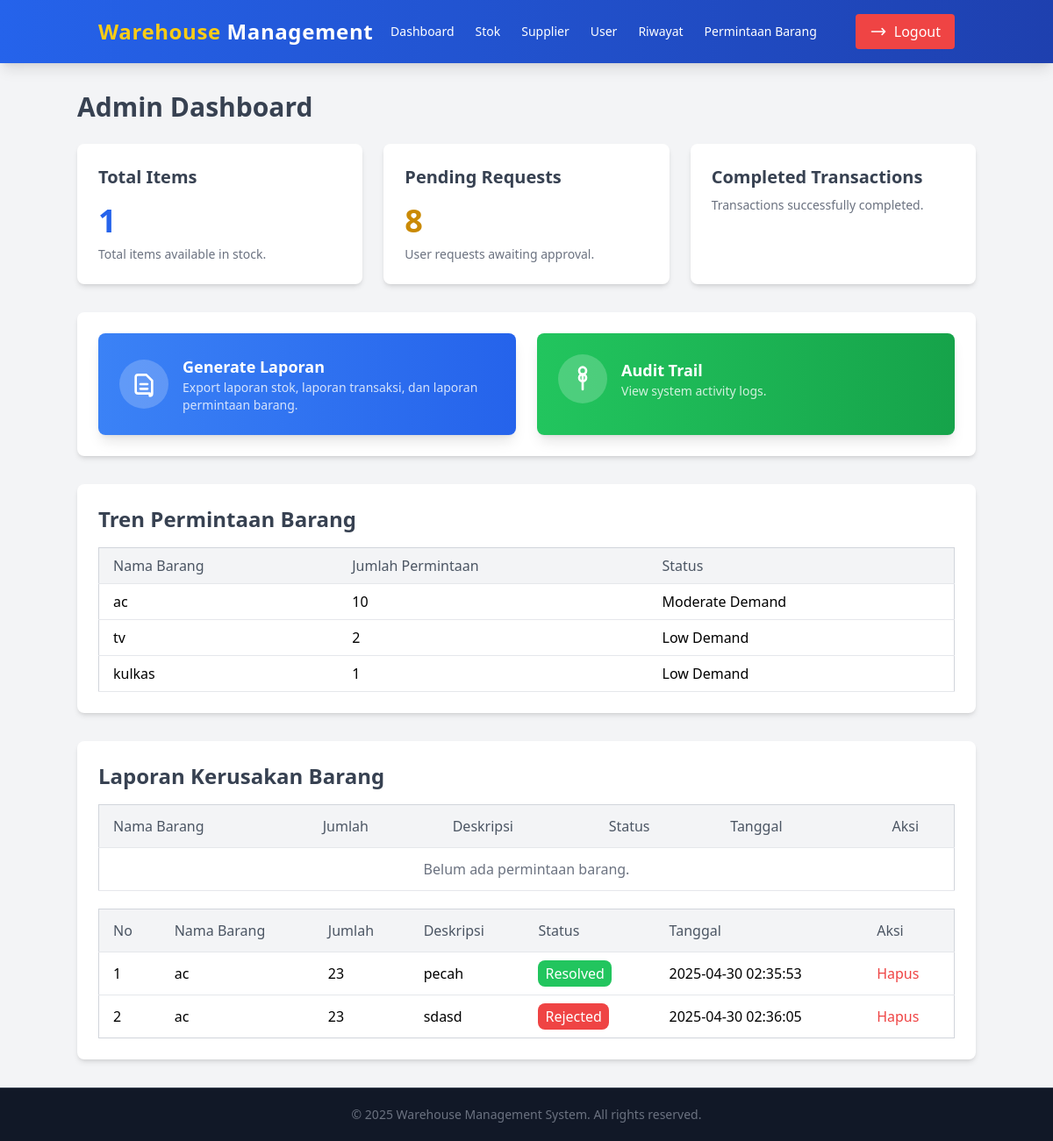
The page /admin_dashboard.php on the database its author committed.
### tables this page shows
CREATE TABLE `barang_rusak` (
  `id_barang_rsk` int(15) NOT NULL,
  `nama_barang` varchar(255) NOT NULL,
  `jumlah` int(11) NOT NULL,
  `deskripsi` text NOT NULL,
  `status` enum('Pending','Resolved','Rejected','') NOT NULL,
  `tanggal` timestamp NOT NULL DEFAULT current_timestamp() ON UPDATE current_timestamp()
);

### admin_dashboard.php (the view, shortened to what this page needs)
<?php
include('koneksi.php');
$queryTotalItems = "SELECT COUNT(*) AS total_items FROM stok_barang";
$resultTotalItems = $conn->query($queryTotalItems);
$totalItems = $resultTotalItems->fetch_assoc()['total_items'] ?? 0;
$queryPendingRequests = "SELECT COUNT(*) AS pending_requests FROM request WHERE status = 'Pending'";
$resultPendingRequests = $conn->query($queryPendingRequests);
$pendingRequests = $resultPendingRequests->fetch_assoc()['pending_requests'] ?? 0;
$sqlTrends = "SELECT nama_barang, COUNT(*) AS jumlah_permintaan,
              CASE
                  WHEN COUNT(*) > 30 THEN 'High Demand'
                  WHEN COUNT(*) BETWEEN 10 AND 20 THEN 'Moderate Demand'
                  ELSE 'Low Demand'
              END AS status
              FROM request
              GROUP BY nama_barang
              ORDER BY jumlah_permintaan DESC";
$resultTrends = $conn->query($sqlTrends);
?>
<!DOCTYPE html>
<html lang="en">
<head>
    <script src="https://cdn.tailwindcss.com"></script>
</head>
<body class="bg-gray-100 font-sans leading-normal tracking-normal">
        <nav class="bg-gradient-to-r from-blue-600 to-blue-800 text-white shadow-lg">
            <div class="container mx-auto px-6 py-4 flex justify-between items-center">
                <a href="admin_dashboard.php" class="text-2xl font-extrabold tracking-wide hover:text-yellow-400 transition duration-300">
                    <span class="text-yellow-400">Warehouse</span> Management
                </a>
                <div class="flex items-center space-x-11">
                    <ul class="flex space-x-6 text-sm font-medium">
                        <li>
                            <a href="admin_dashboard.php" class="hover:text-yellow-400 transition duration-300">Dashboard</a>
                        </li>
                        <li>
                            <a href="./admin/kelola_stok.php" class="hover:text-yellow-400 transition duration-300">Stok</a>
                        </li>
                        <li>
                            <a href="./admin/kelola_supplier.php" class="hover:text-yellow-400 transition duration-300">Supplier</a>
                        </li>
                        <li>
                            <a href="./admin/kelola_user.php" class="hover:text-yellow-400 transition duration-300">User</a>
                        </li>
                        <li>
                            <a href="./admin/riwayat.php" class="hover:text-yellow-400 transition duration-300">Riwayat</a>
                        </li>
                        <li>
                            <a href="./admin/kelola_permintaan.php" class="hover:text-yellow-400 transition duration-300">Permintaan Barang</a>
                        </li>
                    </ul>
                    <a href="logout.php" class="flex items-center bg-red-500 px-4 py-2 rounded hover:bg-red-600 transition duration-300">
                        <svg xmlns="http://www.w3.org/2000/svg" class="h-5 w-5 mr-2" fill="none" viewBox="0 0 24 24" stroke="currentColor">
                            <path stroke-linecap="round" stroke-linejoin="round" stroke-width="2" d="M17 16l4-4m0 0l-4-4m4 4H3" />
                        </svg>
                        Logout
                    </a>
                </div>
            </div>
        </nav>
    <div class="container mx-auto mt-8">
        <h1 class="text-3xl font-bold text-gray-700 mb-6">Admin Dashboard</h1>
        <div class="grid grid-cols-1 md:grid-cols-2 lg:grid-cols-3 gap-6">
            <div class="bg-white shadow-md rounded-lg p-6">
                <h2 class="text-xl font-bold text-gray-700">Total Items</h2>
                <p class="text-4xl font-semibold text-blue-600 mt-4"><?php echo $totalItems; ?></p>
                <p class="text-sm text-gray-500 mt-2">Total items available in stock.</p>
            </div>
            <div class="bg-white shadow-md rounded-lg p-6">
                <h2 class="text-xl font-bold text-gray-700">Pending Requests</h2>
                <p class="text-4xl font-semibold text-yellow-600 mt-4"><?php echo $pendingRequests; ?></p>
                <p class="text-sm text-gray-500 mt-2">User requests awaiting approval.</p>
            </div>
            <div class="bg-white shadow-md rounded-lg p-6">
                <h2 class="text-xl font-bold text-gray-700">Completed Transactions</h2>
                <p class="text-sm text-gray-500 mt-2">Transactions successfully completed.</p>
            </div>
        </div>
        <div class="mt-8 bg-white shadow-md rounded-lg p-6">
            <div class="grid grid-cols-1 md:grid-cols-2 gap-6">
                <a href="./admin/generate_laporan.php" class="group block bg-gradient-to-r from-blue-500 to-blue-600 text-white p-6 rounded-lg shadow-lg hover:shadow-xl transition duration-300">
                    <div class="flex items-center space-x-4">
                        <div class="bg-white bg-opacity-20 p-3 rounded-full">
                            <svg xmlns="http://www.w3.org/2000/svg" class="h-8 w-8 text-white" fill="none" viewBox="0 0 24 24" stroke="currentColor">
                                <path stroke-linecap="round" stroke-linejoin="round" stroke-width="2" d="M9 12h6m-6 4h6m2 4H7a2 2 0 01-2-2V6a2 2 0 012-2h7l5 5v11a2 2 0 01-2 2z" />
                            </svg>
                        </div>
                        <div>
                            <h3 class="text-lg font-semibold">Generate Laporan</h3>
                            <p class="text-sm text-white text-opacity-80">Export laporan stok, laporan transaksi, dan laporan permintaan barang.</p>
                        </div>
                    </div>
                </a>
                <a href="./admin/audit_trail.php" class="group block bg-gradient-to-r from-green-500 to-green-600 text-white p-6 rounded-lg shadow-lg hover:shadow-xl transition duration-300">
                    <div class="flex items-center space-x-4">
                        <div class="bg-white bg-opacity-20 p-3 rounded-full">
                        </div>
                        <div>
                            <h3 class="text-lg font-semibold">Audit Trail</h3>
                            <p class="text-sm text-white text-opacity-80">View system activity logs.</p>
                        </div>
                    </div>
                </a>
            </div>
        </div>
            <div class="bg-white shadow-md rounded-lg p-6 mt-8">
                <h2 class="text-2xl font-bold text-gray-700 mb-4">Tren Permintaan Barang</h2>
                <table class="min-w-full bg-white border border-gray-300">
                    <thead class="bg-gray-100">
                        <tr>
                            <th class="py-2 px-4 border-b text-left text-gray-600 font-medium">Nama Barang</th>
                            <th class="py-2 px-4 border-b text-left text-gray-600 font-medium">Jumlah Permintaan</th>
                            <th class="py-2 px-4 border-b text-left text-gray-600 font-medium">Status</th>
                        </tr>
                    </thead>
                    <tbody>
                        <?php
                        if ($resultTrends && $resultTrends->num_rows > 0) {
                            while ($trend = $resultTrends->fetch_assoc()) {
                                echo "<tr class='hover:bg-gray-50'>
                                        <td class='py-2 px-4 border-b'>" . htmlspecialchars($trend['nama_barang']) . "</td>
                                        <td class='py-2 px-4 border-b'>" . htmlspecialchars($trend['jumlah_permintaan']) . "</td>
                                        <td class='py-2 px-4 border-b'>" . htmlspecialchars($trend['status']) . "</td>
                                    </tr>";
                            }
                        } else {
                            echo "<tr>
                                    <td colspan='3' class='py-2 px-4 border-b text-center text-gray-500'>Belum ada data tren permintaan barang.</td>
                                </tr>";
                        }
                        ?>
                    </tbody>
                </table>
            </div>
        <div class="bg-white shadow-md rounded-lg p-6 mt-8">
            <h2 class="text-2xl font-bold text-gray-700 mb-4">Laporan Kerusakan Barang</h2>
            <table class="min-w-full bg-white border border-gray-300 rounded-lg">
                <thead class="bg-gray-100">
                    <tr>
                        <th class="py-3 px-4 border-b text-left text-gray-600 font-medium">Nama Barang</th>
                        <th class="py-3 px-4 border-b text-left text-gray-600 font-medium">Jumlah</th>
                        <th class="py-3 px-4 border-b text-left text-gray-600 font-medium">Deskripsi</th>
                        <th class="py-3 px-4 border-b text-left text-gray-600 font-medium">Status</th>
                        <th class="py-3 px-4 border-b text-left text-gray-600 font-medium">Tanggal</th>
                        <th class="py-3 px-4 border-b text-center text-gray-600 font-medium">Aksi</th>
                    </tr>
                </thead>
                <tbody class="divide-y divide-gray-200">
                    <?php
                    $sql = "SELECT id_barang_rsk, nama_barang, jumlah, deskripsi, status, tanggal FROM barang_rusak WHERE status = 'Pending'";
                    $result = $conn->query($sql);
                    if ($result && $result->num_rows > 0) {
                        while ($row = $result->fetch_assoc()) {
                            echo "<tr class='hover:bg-gray-50'>
                                    <td class='py-3 px-4 border-b'>" . htmlspecialchars($row['nama_barang']) . "</td>
                                    <td class='py-3 px-4 border-b'>" . htmlspecialchars($row['jumlah']) . "</td>
                                    <td class='py-3 px-4 border-b'>" . htmlspecialchars($row['deskripsi']) . "</td>
                                    <td class='py-3 px-4 border-b'>
                                        <span class='px-2 py-1 rounded-lg text-white " .
                                        ($row['status'] === 'Resolved' ? 'bg-green-500' : ($row['status'] === 'Rejected' ? 'bg-red-500' : 'bg-yellow-500')) . "'>
                                            " . htmlspecialchars($row['status']) . "
                                        </span>
                                    </td>
                                    <td class='py-3 px-4 border-b'>" . htmlspecialchars($row['tanggal']) . "</td>
                                    <td class='py-3 px-4 border-b text-center'>
                                        <div class='flex items-center justify-center space-x-4'>
                                            <a href='/warehouse/barang_rusak/resolved.php?id_barang_rsk=" . $row['id_barang_rsk'] . "' class='text-green-500 hover:underline flex items-center'>
                                                <svg xmlns='http://www.w3.org/2000/svg' class='h-5 w-5 mr-1' fill='none' viewBox='0 0 24 24' stroke='currentColor'>
                                                    <path stroke-linecap='round' stroke-linejoin='round' stroke-width='2' d='M5 13l4 4L19 7' />
                                                </svg>
                                                Resolved
                                            </a>
                                            <a href='/warehouse/barang_rusak/rejected_laporan.php?id_barang_rsk=" . $row['id_barang_rsk'] . "' class='text-red-500 hover:underline flex items-center'>
                                                <svg xmlns='http://www.w3.org/2000/svg' class='h-5 w-5 mr-1' fill='none' viewBox='0 0 24 24' stroke='currentColor'>
                                                    <path stroke-linecap='round' stroke-linejoin='round' stroke-width='2' d='M6 18L18 6M6 6l12 12' />
                                                </svg>
                                                Rejected
                                            </a>
                                        </div>
                                    </td>
                                </tr>";
                        }
                    } else {
                        echo "<tr>
                                <td colspan='6' class='py-3 px-4 border-b text-center text-gray-500'>Belum ada permintaan barang.</td>
                            </tr>";
                    }
                    ?>
                </tbody>
            </table>
            <div class="overflow-x-auto mt-5">
                <table class="min-w-full bg-white border border-gray-300 rounded-lg">
                    <thead class="bg-gray-100">
                        <tr>
                            <th class="py-3 px-4 border-b text-left text-gray-600 font-medium">No</th>
                            <th class="py-3 px-4 border-b text-left text-gray-600 font-medium">Nama Barang</th>
                            <th class="py-3 px-4 border-b text-left text-gray-600 font-medium">Jumlah</th>
                            <th class="py-3 px-4 border-b text-left text-gray-600 font-medium">Deskripsi</th>
                            <th class="py-3 px-4 border-b text-left text-gray-600 font-medium">Status</th>
                            <th class="py-3 px-4 border-b text-left text-gray-600 font-medium">Tanggal</th>
                            <th class="py-3 px-4 border-b text-left text-gray-600 font-medium">Aksi</th>
                        </tr>
                    </thead>
                    <tbody class="divide-y divide-gray-200">
                        <?php
                        $sql = "SELECT id_barang_rsk, nama_barang, jumlah, deskripsi, status, tanggal FROM barang_rusak";
                        $result = $conn->query($sql);
                        $no = 1;
                        if ($result && $result->num_rows > 0) {
                            while ($row = $result->fetch_assoc()) {
                                echo "<tr class='hover:bg-gray-50'>
                                        <td class='py-3 px-4'>" . htmlspecialchars($no++) . "</td>
                                        <td class='py-3 px-4'>" . htmlspecialchars($row['nama_barang']) . "</td>
                                        <td class='py-3 px-4'>" . htmlspecialchars($row['jumlah']) . "</td>
                                        <td class='py-3 px-4'>" . htmlspecialchars($row['deskripsi']) . "</td>
                                        <td class='py-3 px-4'>
                                            <span class='px-2 py-1 rounded-lg text-white " .
                                            ($row['status'] === 'Resolved' ? 'bg-green-500' : ($row['status'] === 'Rejected' ? 'bg-red-500' : 'bg-yellow-500')) . "'>
                                                " . htmlspecialchars($row['status']) . "
                                            </span>
                                        </td>
                                        <td class='py-3 px-4'>" . htmlspecialchars($row['tanggal']) . "</td>
                                        <td class='py-3 px-4'>
                                            <a href='?delete=" . $row['id_barang_rsk'] . "' onclick=\"return confirm('Yakin ingin menghapus?')\" class='text-red-500 hover:underline'>Hapus</a>
                                        </td>
                                    </tr>";
                            }
                        } else {
                            echo "<tr>
                                    <td colspan='7' class='py-3 px-4 text-center text-gray-500'>Belum ada data permintaan barang.</td>
                                </tr>";
                        }
                        ?>
                    </tbody>
                </table>
            </div>
        </div>
    </div>
    <footer class="bg-gray-900 text-white w-full mt-8 pb-5">
            <div class="mt-8 border-t border-gray-700 pt-5 text-center">
                <p class="text-sm text-gray-500">&copy; <?php echo date('Y'); ?> Warehouse Management System. All rights reserved.</p>
            </div>
    </footer>
</body>
</html>

### rows shown on the page
barang_rusak: nama_barang "ac", jumlah "23", deskripsi "pecah", status "Resolved", tanggal "2025-04-30 02:35:53"
barang_rusak: nama_barang "ac", jumlah "23", deskripsi "sdasd", status "Rejected", tanggal "2025-04-30 02:36:05"

### other values the page prints
$totalItems "1"
$pendingRequests "8"
$trend['nama_barang'] "ac"
$trend['jumlah_permintaan'] "10"
$trend['status'] "Moderate Demand"
$trend['nama_barang'] "tv"
$trend['jumlah_permintaan'] "2"
$trend['status'] "Low Demand"
$trend['nama_barang'] "kulkas"
$trend['jumlah_permintaan'] "1"
